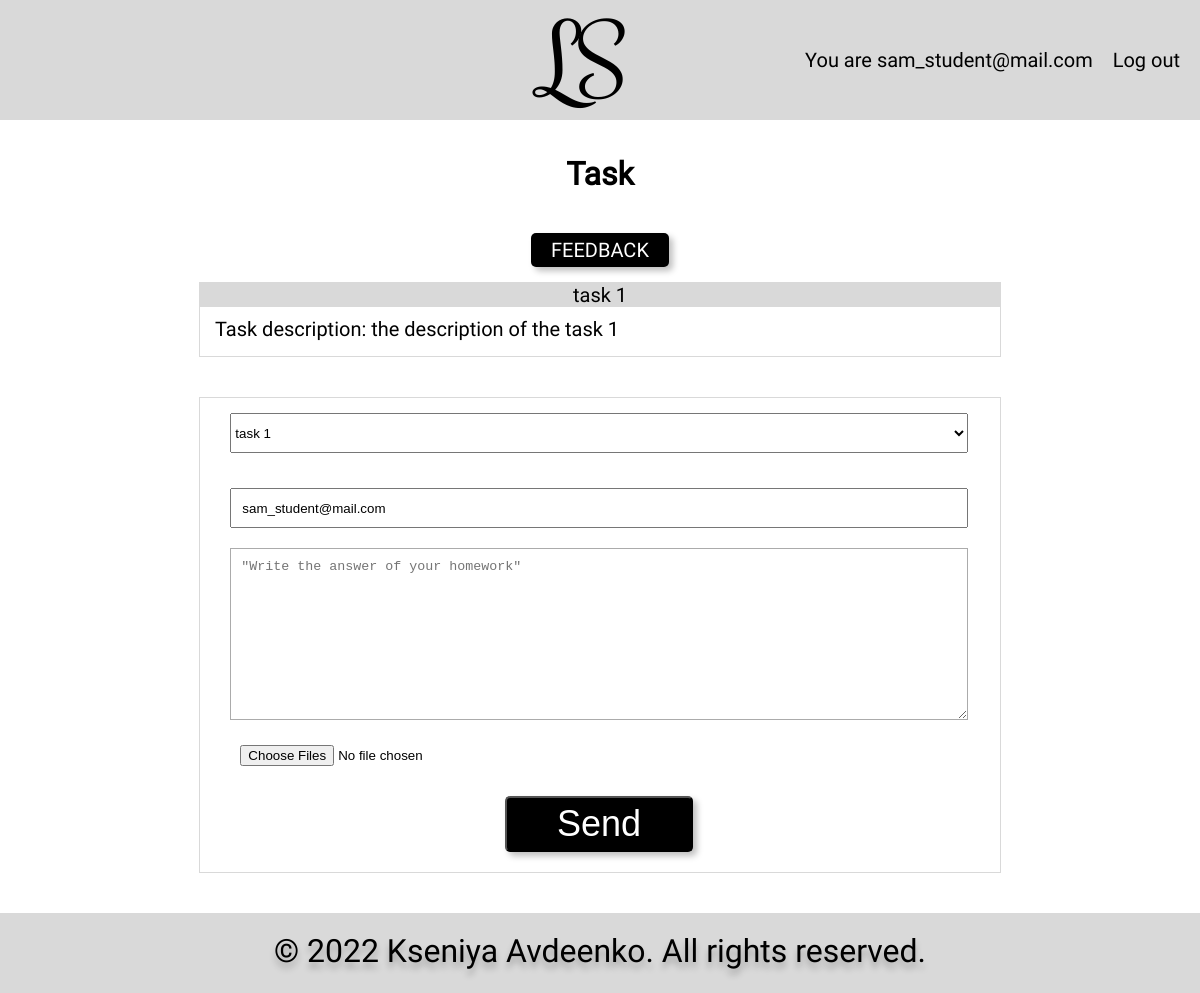
The app's page /task/task-1/ (signed in) with its own data.
### LS/models.py (models this page shows, shortened)
class CustomUser(AbstractBaseUser, PermissionsMixin):
    first_name = models.CharField(verbose_name='first name', max_length=30)
    last_name = models.CharField(verbose_name='last name', max_length=30)
    email = models.EmailField(unique=True)
    teacher = models.BooleanField(default=False)
    student = models.BooleanField(default=False)
    date_joined = models.DateTimeField(auto_now_add=True)
    is_staff = models.BooleanField(default=False)
    is_active = models.BooleanField(default=True)
    user_profile = models.OneToOneField('Profile', null=True, on_delete=models.CASCADE)
    USERNAME_FIELD = 'email'
    REQUIRED_FIELDS = []
    objects = CustomUserManager()
    class Meta:
        verbose_name = _('user')
        verbose_name_plural = _('users')

class Tasks(models.Model):
    title = models.CharField(max_length=255)
    slug = models.SlugField(max_length=255, unique=True, db_index=True, verbose_name='URL')
    description = models.TextField()
    class Meta:
        verbose_name = 'Task'
        verbose_name_plural = 'Tasks'
    def __str__(self):
        return self.title

### LS/views.py (the view)
# urls.py: path('task/<slug:task_slug>/', views.task_detail, name='task_detail'),
def task_detail(request, task_slug):
    html = 'task_detail.html'
    task = get_object_or_404(Tasks, slug=task_slug)
    feedback = CorrectionHw.objects.filter(Q(for_student=request.user.email) & Q(for_task=task.pk))
    form = MakeHwForm()
    initial_obj = None
    if request.user.is_authenticated:
        initial_obj = {'from_student': request.user.email, 'is_corrected': False}
    if request.method == "POST":
        form = MakeHwForm(request.POST, request.FILES, initial=initial_obj)
        if form.is_valid():
            try:
                answer = MadeHw(
                    task_id=form.cleaned_data['task_id'],
                    from_student=form.cleaned_data['from_student'],
                    body=form.cleaned_data['body'],
                    file=form.cleaned_data['file'],
                )
                answer.save()
                return redirect("home")
            except IntegrityError as e:
                if 'unique constraint' in e.args:
                    pass
    else:
        form = MakeHwForm(initial=initial_obj)
    context = {
        'task': task,
        'form': form,
        'feedback': feedback
    }
    return render(request, html, context)

### LS/forms.py
class MakeHwForm(forms.ModelForm):
    class Meta:
        model = MadeHw
        fields = '__all__'
        widgets = {
            'body': forms.Textarea(attrs={
                'placeholder': '"Write the answer of your homework"'
            }),
            'file': forms.FileInput(attrs={
                'class': "file",
                'multiple accept': "image/*"
            }),
        }

### templates/task_detail.html (shortened to what this page needs)
{% extends 'base.html' %}
{% block content %}
    {% if user.teacher %}
        <p>You are not a student. You have not rights to see the content of this page.</p>
    {% elif user.student %}
        <div class="container">
            <h1 class="title">Task</h1>
            {% if feedback %}
                <div class="btn-feedback">
                    <a href="{% url 'feedback' task.pk %}">FEEDBACK</a>
                </div>
            {% endif %}
            <div class="task-detail">
                <div class="task-title">
                    <p> {{task.title}}</p>
                </div>
                <div class="task-descrip">
                    <p>Task description: {{task.description}}</p>
                </div>
            </div>
            <div class="hw-form">
                <div class="form-body">
                    <form  enctype="multipart/form-data" method="post" class="madehw">
                        {{form.task_id}}
                        {{form.from_student}}
                        {{form.body}}
                        {{form.file}}
                        <button class="btn" type="submit">Send</button>
                    </form>
                </div>
            </div>
        </div>
    {% endif %}
{% endblock content %}

### templates/base.html (shortened to what this page needs)
{% load static %}
<html lang="en">
<head>
    <link rel="stylesheet" href="{% static 'css/style.css' %}">
</head>
<body>
    <header class="header">
        <div class="header-inner">
            <div class="logo"><a href="{% url 'home' %}">LS</a></div>
            <nav class="nav">
                {% if user.is_authenticated %}
                    <ul>
                        <li><a href="{% url 'profile' user.pk %}">You are {{ user.email }}</a></li>
                        <li><a href="{% url 'logout' %}">Log out</a></li>
                    </ul>
                {% else %}
                    <ul>
                        <li><a href="{% url 'login' %}">Log in</a></li>
                        <li><a href="{% url 'signup' %}">Sign up</a></li>
                    </ul>
                {% endif %}
            </nav>
        </div>
    </header>
    <section class="main">
        {% block content %}
        {% endblock %}
    </section>
    <footer class="footer">
        <p>© 2022 Kseniya Avdeenko. All rights reserved.</p>
    </footer>
</body>
</html>

### static/css/style.css (style rules this page uses)
* { padding: 0; margin: 0; }
body { height: 100vh; font-family: Roboto, sans-serif; font-size: 20px; box-sizing: border-box; color: #000000; }
.header, .header-inner, .nav { display: flex; flex-direction: row; align-items: center; }
.header { justify-content: flex-end; width: 100%; height: 120px; background: #D9D9D9; }
.header-inner { justify-content: space-between; width: 55%; }
.logo a { text-decoration: none; color: black; font-family: Rochester; font-size: 96px; }
.nav ul { list-style: none; display: flex; }
.nav li { margin-right: 20px; }
.nav li a { text-decoration: none; color: black; font-family: Roboto; font-size: 20px; }
.main { display: flex; height:fit-content; justify-content: center; min-height: 75vh; }
.title { margin: 35px auto 25px; font-family: Roboto; font-size: 32px; }
.btn { width: fit-content; height: fit-content; background: #000000; box-shadow: 4px 4px 6px rgba(0, 0, 0, 0.25); border-radius: 5px; margin: 10px auto 5px; padding: 5px 50px; font-size: 36px; color: #FFFFFF; }
.footer { width: 100%; height: 80px; background: #D9D9D9; }
.footer p { padding-top: 19px; text-align: center; font-size: 32px; text-shadow: 0px 6px 6px rgba(0, 0, 0, 0.25); }
.container { display: flex; justify-content: flex-start; align-items: center; flex-direction: column; }
.btn-feedback { background-color: #000000; padding: 5px 20px; width: fit-content; height: fit-content; box-shadow: 4px 4px 6px rgba(0, 0, 0, 0.25); border-radius: 5px; margin: 15px auto; }
.btn-feedback a { color: #FFFFFF; margin: 15px auto; text-decoration: none; }
.task-detail { display: flex; align-items: flex-start; flex-direction: column; width: 800px; height: fit-content; border: 1px solid #D9D9D9; margin: 0 auto 40px; }
.task-title { display: flex; align-items: center; justify-content: center; flex-direction: column; width: 100%; height: fit-content; background: #D9D9D9; }
.task-descrip { display: flex; align-items: flex-start; flex-direction: column; text-align: justify; padding: 10px 15px; width: 100%; height: fit-content; }
.task-descrip p { margin-bottom: 5px; }
.hw-form { display: flex; align-items: flex-start; flex-direction: column; width: 800px; height: fit-content; border: 1px solid #D9D9D9; margin: 0 auto 40px; }
.form-body { display: flex; flex-direction: column; align-items: center; padding: 15px 15px; width: 96%; }
.add_task, .form-body form { display: flex; flex-direction: column; justify-content: flex-start; width: 96%; }
.form-body textarea { text-align: justify; padding: 10px 10px; min-height: 40px; border: 1px solid #ABABAB; }
.form-body input { margin-top: 15px; margin-bottom: 10px; padding: 10px; }
.form-body button { margin-top: 25px auto; }
#id_task_id, #id_from_student { height: 40px; margin-bottom: 20px; }

### records on screen
CustomUser: email "sam_student@mail.com"
Tasks: title "task 1", description "the description of the task 1"
